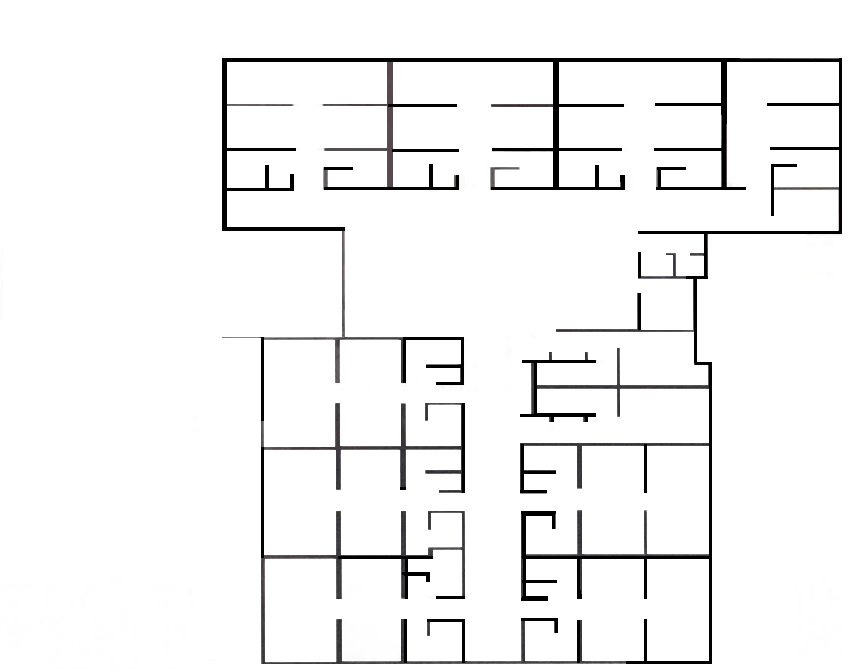
#> input picture floorplans/pngs/floorII_walls.png, 850 x 671 px, found by its file name
$ jupyter execute --allow-errors to_geojson.ipynb
#> lines starting #> are read from the running program, lines starting #| are printed output that depends on the picture; after the words box and inside, x2 and y2 are one past the last pixel; in counts of white or black regions, pixels touching at a corner belong together
<a href="https://colab.research.google.com/github/asgutierrt/health_robot/blob/main/floorplans/to_geojson.ipynb" target="_parent"></a>

[cell 1]
import numpy as np
from skimage import io, measure, morphology
from skimage.io import imsave, imread
from matplotlib import pyplot as plt

# import/install necessary libraries
import pandas as pd
import json

data_path='/content/health_robot/floorplans/'
data=pd.read_csv(data_path+'polygons/'+'unisabana_hospital_rooms_csv.csv')
#> (reads floorplans/unisabana_hospital_rooms_csv.csv from the repository)

# transform hospital layout into geo-referenced polygon
def generate_non_axis_aligned_rectangular_mesh(polygon,X,shape):
    # define grid shape and steps
    x_A, y_A, x_B, y_B, x_D, y_D = polygon
    min_x,min_y,max_x,max_y = shape
    num_rows = (max_y-min_y); num_cols=(max_x-min_x)
    x_step = (x_B - x_A) / num_cols; y_step = (y_D - y_A) / num_rows

    # transform and store each shape point
    mesh_points = []
    for x, y in X:
        x_ = x_A + (x-min_x) * x_step  + (y-min_y) * (x_D - x_A) / num_rows
        y_ = y_A + (y-min_y) * y_step  + (x-min_x) * (y_B - y_A) / num_cols
        mesh_points.append([x_, y_])
    return mesh_points

# load polygon information into geojson format
def process_type(attributes,shape):
    # save a list of each shape's edges [pixels]
    if shape=='rect':
        x=int(attributes['x']); y=int(attributes['y'])
        dx=int(attributes['width']); dy=int(attributes['height'])
        return [[x,y],[x+dx,y],[x+dx,y+dy],[x,y+dy]]
    else:
        x=attributes['all_points_x']; y=attributes['all_points_y']
        return [[int(x),int(y)] for x,y in zip(x,y)]

# load dictionary columns of information
dict_cols=['region_shape_attributes','region_attributes']
data[dict_cols]=data[dict_cols].applymap(lambda x: json.loads(x))

# process 'rect' and 'polygon' shapes
data['type']=data['region_shape_attributes'].apply(lambda x: x['name'])
for shape,df_shape in data.groupby('type', group_keys=False)['region_shape_attributes']:
    data.loc[df_shape.index,'pixls_coor']=df_shape.apply(process_type,args=[shape])

# get shape size (pixels)
maxpxl_x,maxpxl_y=pd.DataFrame(data['pixls_coor'].apply(max).values.tolist()).max()
minpxl_x,minpxl_y=pd.DataFrame(data['pixls_coor'].apply(min).values.tolist()).min()

# transform original map into hospital polygon coordinates (lat,lon)
x_D,y_D=-74.03055921411173, 4.856337739018741 #-74.03056135394623,4.8563414479645814
x_A,y_A=-74.030438783079, 4.8561698356827065 #-74.03052796587849,4.855884944267842
x_B,y_B=-74.030296455495, 4.856265644936514 #-74.03033456778033,4.856022342488572

polygon=[x_A, y_A, x_B, y_B, x_D, y_D]
shape=[minpxl_x,minpxl_y,maxpxl_x,maxpxl_y]
mesh=lambda X: generate_non_axis_aligned_rectangular_mesh(polygon,X,shape)
data[['coordinates']]=data[['pixls_coor']].applymap(lambda x: mesh(x))
data[['coordinates']]=data[['coordinates']].applymap(lambda x: x+[x[0]])

# save with geojson format
features=[]
for i,feature in data.iterrows():
    info={"type": "Feature",
            "properties":feature['region_attributes'],
            "geometry":{"coordinates":[feature['coordinates']], "type": "Polygon"},
            "id":i}
    features.append(info)

# download file (visualize on https://geojson.io/#new&map=2/0/20)
geojson={"type": "FeatureCollection", "features": features}
with open('unisabana_hospital.geojson', 'w') as convert_file:
    geojson_file=json.dumps(geojson)
    convert_file.write(geojson_file)

[cell 2]
from PIL import Image
img = Image.open(data_path+'pngs/'+'floorII_walls.png').convert("L")
bw = img.point(lambda x: 0 if x<220 else 255, '1')
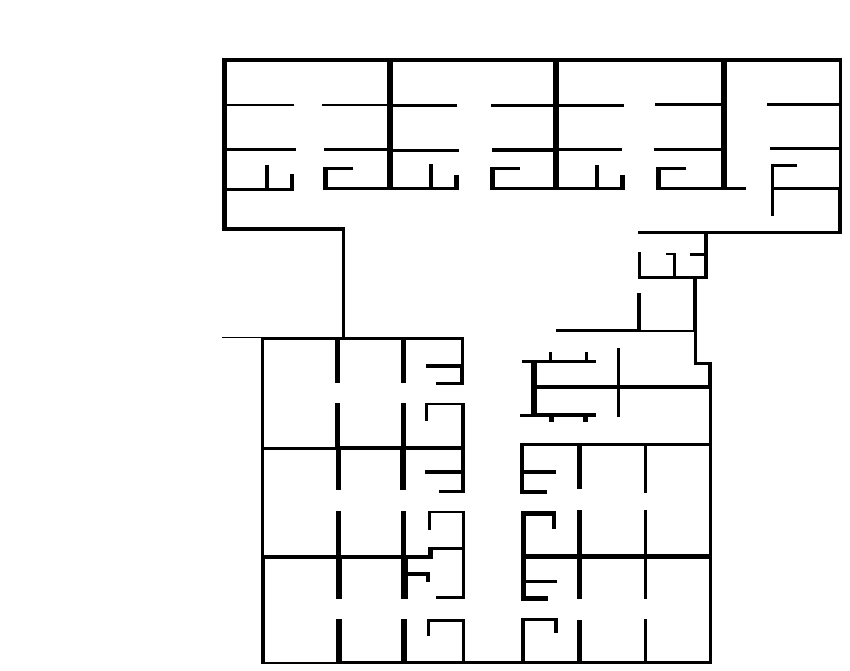
#> bw: PIL image 850x671 1; 94.6% white; 1 black region, box (x1, y1, x2, y2) and area: (222, 58, 842, 664) 30632
data = np.asarray(bw)
bw


import rasterio.features
# Mask is a numpy array binary mask loaded however needed
#> (the rest of this cell did not finish here and is left out)
